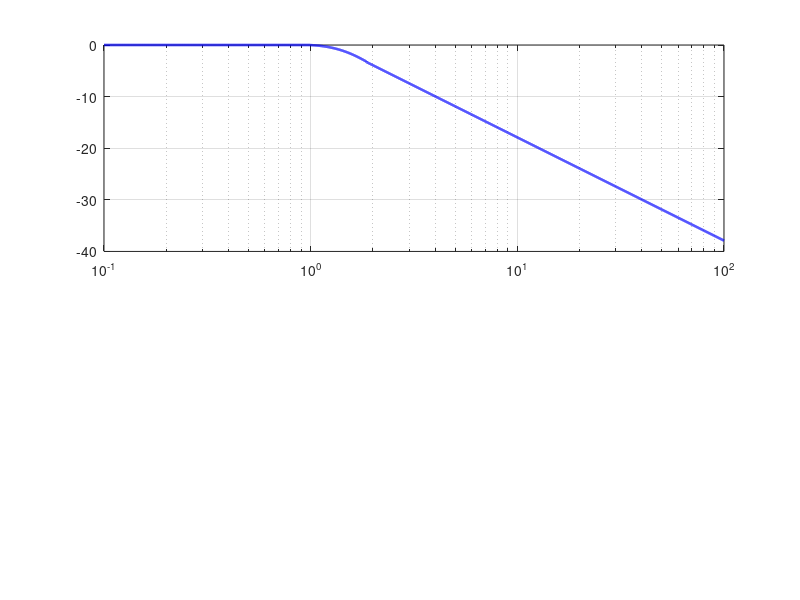

MATLAB code to generate this figure: (Note: this script raises an error after producing the figure.)
%% RLE_DescribingFunction.m
%  Piecewise describing function (DF) of a Rate Limiter Element (RLE).
%
%  Three-region formulation as cited in the paper (Eqs. 15-17),
%  attributed to Duda / Hanke (AGARD-AR-335) / Gilbreath:
%
%     ϖ      = ω_onset / ω
%     α      = ω / ω_onset                    (= ϖ^-1)
%     ω_onset= R / A_{i,RLE}                  (R is the rate limit)
%
%  Region I    ω/ω_onset <  1.000  : no saturation
%                                     A   = 1
%                                     φ   = 0
%
%  Region II   1 ≤ ω/ω_onset < 1.862 : transition (cubic spline in α)
%                                     A   = 0.2908α^3 - 1.4396α^2 + 1.9232α + 0.2230
%                                     φ   = 0.5280α^3 - 2.6213α^2 + 3.5056α - 1.4171   [rad]
%
%  Region III  ω/ω_onset ≥ 1.862  : fully developed saturation
%                                     A   = 4ϖ/π
%                                     φ   = -acos(πϖ/2)                                 [rad]
%
%  Outputs:
%     - Bode-style plot (matches Fig. 12 of the reference)
%     - Nichols-style plot of N(jω,A) alone — the locus whose shape is
%       reproduced by the red curve in Fig. 16 once it is combined with
%       the linear open-loop response L(jω).
%
%  Volkan — drop-in script. Tested on R2023a+. No toolbox dependency.

clear; clc; close all;

%% --------- Parameters ---------------------------------------------------
omega_onset = 1;                           % normalized onset frequency [rad/s]
omega       = logspace(-1, 2, 4000);       % frequency sweep            [rad/s]
xi          = omega / omega_onset;         % ω/ω_onset

A   = zeros(size(omega));                  % |N(jω,A)|
phi = zeros(size(omega));                  % ∠N(jω,A) in radians

%% --------- Region I  (no saturation) ------------------------------------
m1        = xi < 1;
A(m1)     = 1;
phi(m1)   = 0;

%% --------- Region II (transition, cubic spline in α = ω/ω_onset) --------
m2        = (xi >= 1) & (xi < 1.862);
a         = xi(m2);
A(m2)     = 0.2908*a.^3 - 1.4396*a.^2 + 1.9232*a + 0.2230;
phi(m2)   = 0.5280*a.^3 - 2.6213*a.^2 + 3.5056*a - 1.4171;

%% --------- Region III (fully saturated, ϖ = ω_onset/ω) ------------------
m3        = xi >= 1.862;
v         = omega_onset ./ omega(m3);
A(m3)     = 4*v/pi;
phi(m3)   = -acos(pi*v/2);

%% --------- Convert to Bode-friendly units -------------------------------
A_dB      = 20*log10(A);
phi_deg   = rad2deg(phi);

%% --------- Continuity check at the boundaries ---------------------------
[~, kI ] = min(abs(xi - 1.000));
[~, kII] = min(abs(xi - 1.862));
fprintf('\nBoundary check:\n');
fprintf('  ω/ω_onset = 1.000 :  |N| = %+6.3f dB,  ∠N = %+7.3f deg\n', ...
    A_dB(kI),  phi_deg(kI));
fprintf('  ω/ω_onset = 1.862 :  |N| = %+6.3f dB,  ∠N = %+7.3f deg\n\n', ...
    A_dB(kII), phi_deg(kII));

%% --------- Plot 1 : Bode of the describing function (≈ Fig. 12) ---------
figure('Color','w','Name','RLE DF — Bode','Position',[80 80 920 620]);

subplot(2,1,1);
semilogx(xi, A_dB, 'b', 'LineWidth', 1.8); hold on; grid on; box on;
xline(1.000, '--k', 'LineWidth', 0.9);
xline(1.862, '--k', 'LineWidth', 0.9);
ylabel('|N(j\omega,A)|  [dB]');
title('RLE describing function — three-region formulation');
text(1.02,    2, '\omega = \omega_{onset}',       'Rotation',90,'FontSize',9);
text(1.90,    2, '\omega = 1.862\,\omega_{onset}','Rotation',90,'FontSize',9);

subplot(2,1,2);
semilogx(xi, phi_deg, 'r', 'LineWidth', 1.8); hold on; grid on; box on;
xline(1.000, '--k', 'LineWidth', 0.9);
xline(1.862, '--k', 'LineWidth', 0.9);
xlabel('\omega/\omega_{onset}');
ylabel('\angle N(j\omega,A)  [deg]');
ylim([-100 10]);

%% --------- Plot 2 : Nichols-style locus of N(jω,A) ----------------------
figure('Color','w','Name','RLE DF — Nichols-style','Position',[80 80 760 600]);

plot(phi_deg(m1), A_dB(m1), 'Color',[0.20 0.65 0.30], 'LineWidth', 2.2); hold on;
plot(phi_deg(m2), A_dB(m2), 'Color',[0.58 0.40 0.74], 'LineWidth', 2.2);
plot(phi_deg(m3), A_dB(m3), 'Color',[0.84 0.15 0.16], 'LineWidth', 2.2);
grid on; box on;

% Boundary markers
plot(0, 0, 'ko', 'MarkerFaceColor','k', 'MarkerSize', 6);
text(-3, 1.6, '\omega = \omega_{onset}', 'FontSize', 10);

phi_b = rad2deg(-acos(pi*0.537/2));
A_b   = 20*log10(4*0.537/pi);
plot(phi_b, A_b, 'ko', 'MarkerFaceColor','k', 'MarkerSize', 6);
text(phi_b+1, A_b+1.2, '\omega = 1.862\,\omega_{onset}', 'FontSize', 10);

xlabel('Phase  \angle N(j\omega,A)  [deg]');
ylabel('Gain  |N(j\omega,A)|  [dB]');
title('RLE describing function on Nichols-style axes');
legend({'Region I  (no saturation)', ...
        'Region II (transition, cubic)', ...
        'Region III (fully saturated)'}, ...
        'Location','southwest');
xlim([-95 5]);
ylim([-40 5]);

%% --------- Optional : combine with a linear plant to reproduce Fig. 16 --
% Uncomment and provide your closed-loop F_qc^δc(jω) (or any L(jω))
% to see the red curve of Fig. 16 emerge:
  % 
  % s    = 1j*omega;
  % L    = <your closed-loop transfer function evaluated on s>;
  % N    = A .* exp(1j*phi);
  % LN   = L .* N;
  % figure('Color','w');
  % plot(rad2deg(angle(LN)), 20*log10(abs(LN)), 'r', 'LineWidth', 1.6);
  % grid on; xlabel('Open-loop phase [deg]'); ylabel('Open-loop gain [dB]');
  % title('Open-loop response with RLE describing function (cf. Fig. 16)');
